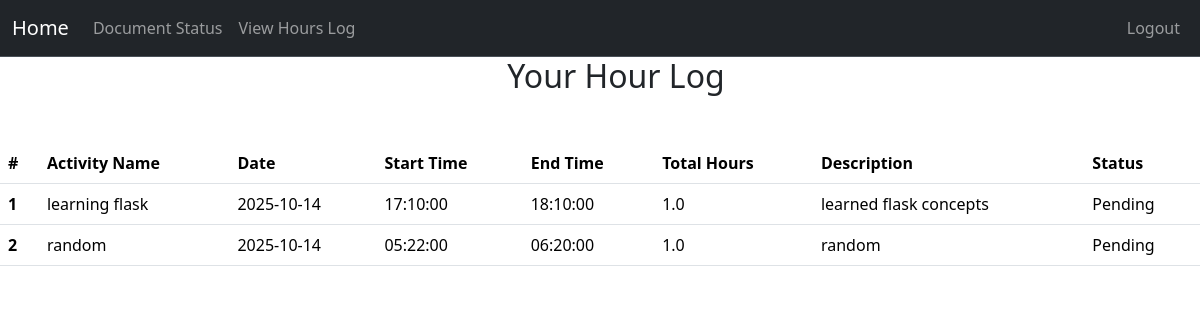
Page /specific/log/hours (signed in) on the earlier database version.
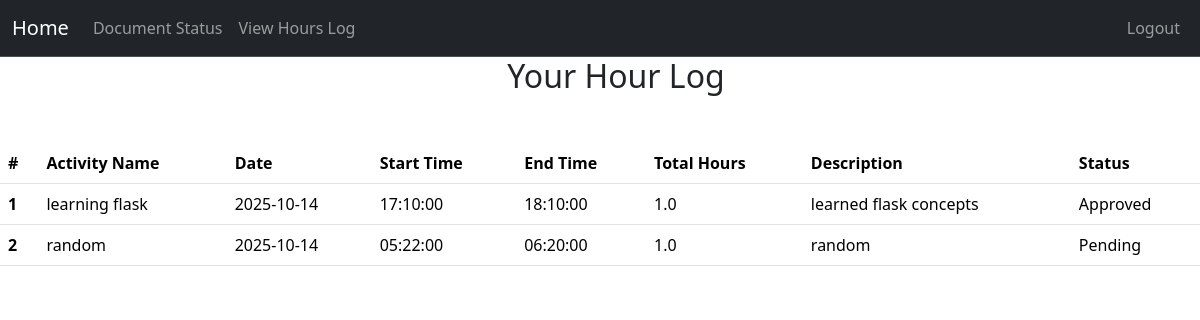
Same page on the later database version.
### project/models.py (models this page shows, shortened)
class Hours(db.Model):
    __tablename__ = 'hours'
    id: Mapped[int] = mapped_column(primary_key=True)
    activity_name: Mapped[str] = mapped_column()
    date: Mapped[datetime.date] = mapped_column(Date)
    start_time: Mapped[datetime.time] = mapped_column(db.Time)
    end_time: Mapped[datetime.time] = mapped_column(db.Time)
    amount: Mapped[float] = mapped_column()
    description: Mapped[str] = mapped_column()
    status: Mapped[str] = mapped_column(server_default=text("'Pending'"))  # "pending", "approved", "denied"
    user: Mapped["User"] = relationship("User", back_populates="hours")
    user_id: Mapped[int] = mapped_column(db.ForeignKey('users.id'), name="fk_hours_user_id")

### app.py (the view, shortened to what this page needs)
@app.route("/specific/log/hours", methods=["GET", "POST"])
@login_required
@permission_required('volunteer')
def specific_log_hours():
    user_id = request.args.get('user_id') or request.form.get('user_id')
    return render_template('specific_user_hours_log.html')

### project/models.py (called while the page is built)
@login_manager.user_loader
def load_user(user_id):
    return User.query.get(user_id)

### project/templates/specific_user_hours_log.html (shortened to what this page needs)
{% extends "base.html" %}
{% block content %}
<table class="table table-hover">
    <thead class = "thead-light">
    <tr>
        <th scope="col">#</th>
        <th scope="col">Activity Name</th>
        <th scope="col">Date</th>
        <th scope="col">Start Time</th>
        <th scope="col">End Time</th>
        <th scope="col">Total Hours</th>
        <th scope="col">Description</th>
        <th scope="col">Status</th>
    </tr>
    </thead>
    <ol>
        {% if current_user.role != "admin" and current_user.role != "board" %}
            <div class="username-header">
                <h2>Your Hour Log</h2>
            </div>
            <br>
            <tbody>
                {% for log in current_user.hours %}
                    {% set log_num = loop.index %}
                    <tr>
                        <th scope="row">{{log_num}}</th>
                        <td>{{log.activity_name}}</td>
                        <td>{{log.date}}</td>
                        <td>{{log.start_time}}</td>
                        <td>{{log.end_time}}</td>
                        <td>{{log.amount}}</td>
                        <td>{{log.description}}</td>
                        <td>{{log.status}}</td>
                    </tr>
                {% endfor %}
            </tbody>
            </table>
        {% endif %}
{% endblock %}

Differences in the rows shown:
changed Hours "learning flask": status "Pending" → "Approved"
